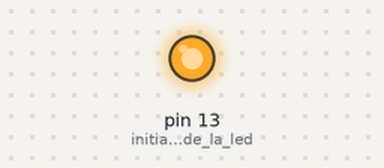
Recording of a sketch running on a simulated Arduino Uno, built with avr-gcc and run on an emulated ATmega328P. On the bench: output pins drawn as LEDs (lit = HIGH). What the sketch prints to the serial monitor is not drawn.

Above: at 1.6 s.
At 14.8 s:
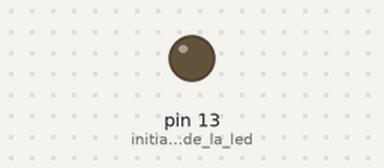
Timing chart, 0 to 16.3 s (numbered marks = the images above):
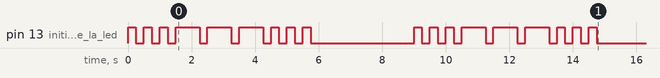

The sketch:

mainVfinal.ino
```cpp
#include "LettreMorseV3.h"
#include <string.h>
#include <Arduino.h>
using namespace std;

LettreMorse lm; //on appelle la classe LettreMorse avec lm
int tti= 250; //temps d'un ti
int code;
char phrase[]="SOS ??!/. sos"; //phrase a traduire
int n;//taille de la liste
int i;//entier parcourant la liste
int t;// variable de temps =millis()
int T;// différence de temps =millis()-t

void setup() {
  Serial.begin(9600);   //initialisation du moniteur série
  pinMode(LED_BUILTIN, OUTPUT); //initialisation de la led
  Serial.println("I am ready...");
}

void loop() {
  //utilisation de phrase[]
  n= sizeof(phrase);
  while(i<n){
    code=phrase[i];
    code=verif(code); //on transforme les majuscules en miniscules
    lm.morsetr(code);  // application de la fonction morsetr appartenant à la classe LettreMorse
    Serial.print(char(code)); //affiche la lettre traduite
    if(lm.morse==""){}
    else if(lm.morse==" "){
      t=millis();
      T=0;
      // l'espacement entre chaque mot en morse est de 7ti (recommandé) or on a un ti de pause après les fonctions point et tiret soit 7ti total
      while (T<6*tti){
        T=millis()-t;
      }
    }
    else{
      Serial.println(lm.morse); // affiche le code morse de la lettre
      Serial.print(" ");
      trad2(); //traduit le code morse en clignotement
    }
      i++;
  }
  //utilisation du moniteur série
  /*if (Serial.available()){ //si la machine reçoit quelque chose
    code=Serial.read(); // le message et lu lettre par lettre et on attribue a chaque fois une lettre a code
    code=verif(code); //on transforme les majuscules en miniscules
    lm.morsetr(code);  // application de la fonction morsetr appartenant à la classe LettreMorse
    Serial.print(char(code)); //affiche la lettre traduite
    if(lm.morse==""){}
    else if(lm.morse==" "){
      t=millis();
      T=0;
      while (T<7*tti){
        T=millis()-t;
      }
    }
    else{
      Serial.println(lm.morse); // affiche le code morse de la lettre
      Serial.print(" ");
      trad2(); //traduit le code morse en clignotement
      t=millis();
      T=0;
      while (T<3*tti){
        T=millis()-t;
      }
    }
  }*/

}


    void trad2(){
      for (int i=0;true;i++){
        if (lm.morse[i] == '.' ){ //on parcourt les caractères morse si on a un point on applique la fonction point
          point();
        }
            else if (lm.morse[i] == '-'){ //si on a un tiret on applique la fonction tiret
              tiret();
            }
            else { // sinon on sort de trad2
            break;
            }
          }
    }

    // réalisation d'un point "ti" allume la led 250ms,l'éteint et attend 250ms (temps entre chaque lettre)
    void point(){
      digitalWrite(LED_BUILTIN, HIGH);
      t=millis();
      T=0;
      while (T<tti){
        T=millis()-t;
      }
      digitalWrite(LED_BUILTIN, LOW);
      t=millis();
      T=0;
      while (T<tti){
        T=millis()-t;
      }
      /*digitalWrite(LED_BUILTIN, HIGH);//led allumée
      delay(tti); //attante de 250ms pour les points
      digitalWrite(LED_BUILTIN, LOW);//led éteinte
      delay(tti);*/
    }

    //réalisation d'un tiret "taah" allume la led pendant 750ms et l'éteint puis attend 250ms pour l'espacement des lettres entre elles
    void tiret(){
      digitalWrite(LED_BUILTIN, HIGH);
      t=millis();
      T=0;
      while (T<3*tti){
        T=millis()-t;
      }
      digitalWrite(LED_BUILTIN, LOW);
      t=millis();
      T=0;
      while (T<tti){
        T=millis()-t;
      }
          /*digitalWrite(LED_BUILTIN, HIGH);//led allumée
          delay(tti * 3); //attente de 750ms pour les tirets
          digitalWrite(LED_BUILTIN, LOW);//led éteinte
          delay(tti);*/
    }

    //on fait la vérification de si l'entrée est une majuscule ou une miniscule
    int verif(int code){
      if (code>=65 && code<=90){
        return code+32; //entre les majuscules les les miniscules en ascii(dec) il y a une différence de 32.
      }
      return code; // si c'est déjà une minuscule alors on y touche pas
    }
```

LettreMorseV3.cpp
```cpp
#include "LettreMorseV3.h"

LettreMorse::LettreMorse(){};


void LettreMorse::morsetr(int code){
    switch (code){//on test tous les caractère pour voir si il y a correspondance et on prend sa traduction morse
    case 'a':
        morse = ".-";
        break;
    case 'b':
        morse = "-...";
        break;
    case 'c':
        morse = "-.-.";
        break;
    case 'd':
        morse = "-..";
        break;
    case 'e':
        morse = ".";
        break;
    case 'f':
        morse = "..-.";
        break;
    case 'g':
        morse = "--.";
        break;
    case 'h':
        morse = "....";
        break;
    case 'i':
        morse = "..";
        break;
    case 'j':
        morse = ".---";
        break;
    case 'k':
        morse = "-.-";
        break;
    case 'l':
        morse = ".-..";
        break;
    case 'm':
        morse = "--";
        break;
    case 'n':
        morse = "-.";
        break;
    case 'o':
        morse = "---";
        break;
    case 'p':
        morse = ".--.";
        break;
    case 'q':
        morse = "--.-";
        break;
    case 'r':
        morse = ".-.";
        break;
    case 's':
        morse = "...";
        break;
    case 't':
        morse = "-";
        break;
    case 'u':
        morse = "..-";
        break;
    case 'v':
        morse = "...-";
        break;
    case 'w':
        morse = ".--";
        break;
    case 'x':
        morse = "-..-";
        break;
    case 'y':
        morse = "-.--";
        break;
    case 'z':
        morse = "--..";
        break;
    case '1':
        morse = ".----";
        break;
    case '2':
        morse = "..---";
        break;
    case '3':
        morse = "...--";
        break;
    case '4':
        morse = "....-";
        break;
    case '5':
        morse = ".....";
        break;
    case '6':
        morse = "-....";
        break;
    case '7':
        morse = "--...";
        break;
    case '8':
        morse = "---..";
        break;
    case '9':
        morse = "----.";
        break;
    case '0':
        morse = "-----";
        break;
    case ' ':
        morse =" ";
        break;
    default:
        morse = "";
        break;
    }
    }
```

LettreMorseV3.h
```cpp
class LettreMorse {
    public://on met en publique ce a quoi on veut pouvoir accéder
      LettreMorse(); //constructeur
      void morsetr(int code); //on défini la fonction morsetr de la classe
      const char* morse; //on définit la variable morse de la classe
    private:
};
```

Measured:
- by itself, pin 13 (initialisation_de_la_led): LOW → HIGH at 0.00 s, → LOW 0.25 s later, → HIGH 0.25 s later, → LOW 0.25 s later, … (36 changes in this stretch)
